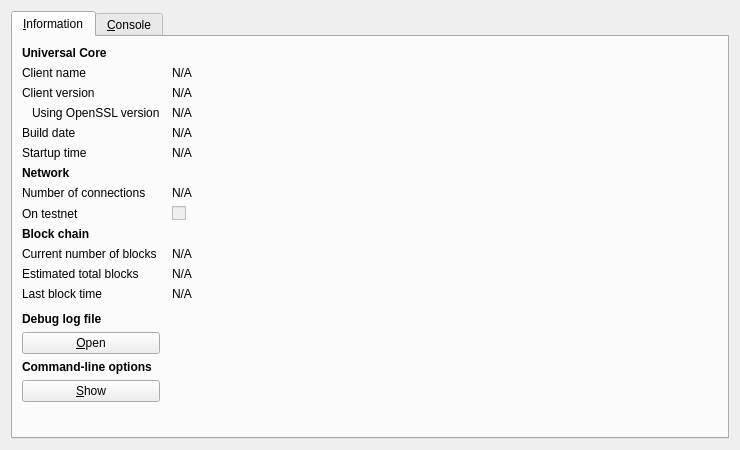
<?xml version="1.0" encoding="UTF-8"?>
<ui version="4.0">
 <class>RPCConsole</class>
 <widget class="QDialog" name="RPCConsole">
  <property name="geometry">
   <rect>
    <x>0</x>
    <y>0</y>
    <width>740</width>
    <height>450</height>
   </rect>
  </property>
  <property name="windowTitle">
   <string>Universal - Debug window</string>
  </property>
  <layout class="QVBoxLayout" name="verticalLayout_2">
   <item>
    <widget class="QTabWidget" name="tabWidget">
     <property name="currentIndex">
      <number>0</number>
     </property>
     <widget class="QWidget" name="tab_info">
      <attribute name="title">
       <string>&amp;Information</string>
      </attribute>
      <layout class="QGridLayout" name="gridLayout" columnstretch="0,1">
       <property name="horizontalSpacing">
        <number>12</number>
       </property>
       <item row="0" column="0">
        <widget class="QLabel" name="label_9">
         <property name="font">
          <font>
           <weight>75</weight>
           <bold>true</bold>
          </font>
         </property>
         <property name="text">
          <string>Universal Core</string>
         </property>
        </widget>
       </item>
       <item row="1" column="0">
        <widget class="QLabel" name="label_5">
         <property name="text">
          <string>Client name</string>
         </property>
        </widget>
       </item>
       <item row="1" column="1">
        <widget class="QLabel" name="clientName">
         <property name="cursor">
          <cursorShape>IBeamCursor</cursorShape>
         </property>
         <property name="text">
          <string>N/A</string>
         </property>
         <property name="textFormat">
          <enum>Qt::PlainText</enum>
         </property>
         <property name="textInteractionFlags">
          <set>Qt::LinksAccessibleByMouse|Qt::TextSelectableByKeyboard|Qt::TextSelectableByMouse</set>
         </property>
        </widget>
       </item>
       <item row="2" column="0">
        <widget class="QLabel" name="label_6">
         <property name="text">
          <string>Client version</string>
         </property>
        </widget>
       </item>
       <item row="2" column="1">
        <widget class="QLabel" name="clientVersion">
         <property name="cursor">
          <cursorShape>IBeamCursor</cursorShape>
         </property>
         <property name="text">
          <string>N/A</string>
         </property>
         <property name="textFormat">
          <enum>Qt::PlainText</enum>
         </property>
         <property name="textInteractionFlags">
          <set>Qt::LinksAccessibleByMouse|Qt::TextSelectableByKeyboard|Qt::TextSelectableByMouse</set>
         </property>
        </widget>
       </item>
       <item row="3" column="0">
        <widget class="QLabel" name="label_14">
         <property name="text">
          <string>Using OpenSSL version</string>
         </property>
         <property name="indent">
          <number>10</number>
         </property>
        </widget>
       </item>
       <item row="3" column="1">
        <widget class="QLabel" name="openSSLVersion">
         <property name="cursor">
          <cursorShape>IBeamCursor</cursorShape>
         </property>
         <property name="text">
          <string>N/A</string>
         </property>
         <property name="textFormat">
          <enum>Qt::PlainText</enum>
         </property>
         <property name="textInteractionFlags">
          <set>Qt::LinksAccessibleByMouse|Qt::TextSelectableByKeyboard|Qt::TextSelectableByMouse</set>
         </property>
        </widget>
       </item>
       <item row="4" column="0">
        <widget class="QLabel" name="label_12">
         <property name="text">
          <string>Build date</string>
         </property>
        </widget>
       </item>
       <item row="4" column="1">
        <widget class="QLabel" name="buildDate">
         <property name="cursor">
          <cursorShape>IBeamCursor</cursorShape>
         </property>
         <property name="text">
          <string>N/A</string>
         </property>
         <property name="textFormat">
          <enum>Qt::PlainText</enum>
         </property>
         <property name="textInteractionFlags">
          <set>Qt::LinksAccessibleByMouse|Qt::TextSelectableByKeyboard|Qt::TextSelectableByMouse</set>
         </property>
        </widget>
       </item>
       <item row="5" column="0">
        <widget class="QLabel" name="label_13">
         <property name="text">
          <string>Startup time</string>
         </property>
        </widget>
       </item>
       <item row="5" column="1">
        <widget class="QLabel" name="startupTime">
         <property name="cursor">
          <cursorShape>IBeamCursor</cursorShape>
         </property>
         <property name="text">
          <string>N/A</string>
         </property>
         <property name="textFormat">
          <enum>Qt::PlainText</enum>
         </property>
         <property name="textInteractionFlags">
          <set>Qt::LinksAccessibleByMouse|Qt::TextSelectableByKeyboard|Qt::TextSelectableByMouse</set>
         </property>
        </widget>
       </item>
       <item row="6" column="0">
        <widget class="QLabel" name="label_11">
         <property name="font">
          <font>
           <weight>75</weight>
           <bold>true</bold>
          </font>
         </property>
         <property name="text">
          <string>Network</string>
         </property>
        </widget>
       </item>
       <item row="7" column="0">
        <widget class="QLabel" name="label_7">
         <property name="text">
          <string>Number of connections</string>
         </property>
        </widget>
       </item>
       <item row="7" column="1">
        <widget class="QLabel" name="numberOfConnections">
         <property name="cursor">
          <cursorShape>IBeamCursor</cursorShape>
         </property>
         <property name="text">
          <string>N/A</string>
         </property>
         <property name="textFormat">
          <enum>Qt::PlainText</enum>
         </property>
         <property name="textInteractionFlags">
          <set>Qt::LinksAccessibleByMouse|Qt::TextSelectableByKeyboard|Qt::TextSelectableByMouse</set>
         </property>
        </widget>
       </item>
       <item row="8" column="0">
        <widget class="QLabel" name="label_8">
         <property name="text">
          <string>On testnet</string>
         </property>
        </widget>
       </item>
       <item row="8" column="1">
        <widget class="QCheckBox" name="isTestNet">
         <property name="enabled">
          <bool>false</bool>
         </property>
         <property name="text">
          <string/>
         </property>
        </widget>
       </item>
       <item row="9" column="0">
        <widget class="QLabel" name="label_10">
         <property name="font">
          <font>
           <weight>75</weight>
           <bold>true</bold>
          </font>
         </property>
         <property name="text">
          <string>Block chain</string>
         </property>
        </widget>
       </item>
       <item row="10" column="0">
        <widget class="QLabel" name="label_3">
         <property name="text">
          <string>Current number of blocks</string>
         </property>
        </widget>
       </item>
       <item row="10" column="1">
        <widget class="QLabel" name="numberOfBlocks">
         <property name="cursor">
          <cursorShape>IBeamCursor</cursorShape>
         </property>
         <property name="text">
          <string>N/A</string>
         </property>
         <property name="textFormat">
          <enum>Qt::PlainText</enum>
         </property>
         <property name="textInteractionFlags">
          <set>Qt::LinksAccessibleByMouse|Qt::TextSelectableByKeyboard|Qt::TextSelectableByMouse</set>
         </property>
        </widget>
       </item>
       <item row="11" column="0">
        <widget class="QLabel" name="label_4">
         <property name="text">
          <string>Estimated total blocks</string>
         </property>
        </widget>
       </item>
       <item row="11" column="1">
        <widget class="QLabel" name="totalBlocks">
         <property name="cursor">
          <cursorShape>IBeamCursor</cursorShape>
         </property>
         <property name="text">
          <string>N/A</string>
         </property>
         <property name="textFormat">
          <enum>Qt::PlainText</enum>
         </property>
         <property name="textInteractionFlags">
          <set>Qt::LinksAccessibleByMouse|Qt::TextSelectableByKeyboard|Qt::TextSelectableByMouse</set>
         </property>
        </widget>
       </item>
       <item row="12" column="0">
        <widget class="QLabel" name="label_2">
         <property name="text">
          <string>Last block time</string>
         </property>
        </widget>
       </item>
       <item row="12" column="1">
        <widget class="QLabel" name="lastBlockTime">
         <property name="cursor">
          <cursorShape>IBeamCursor</cursorShape>
         </property>
         <property name="text">
          <string>N/A</string>
         </property>
         <property name="textFormat">
          <enum>Qt::PlainText</enum>
         </property>
         <property name="textInteractionFlags">
          <set>Qt::LinksAccessibleByMouse|Qt::TextSelectableByKeyboard|Qt::TextSelectableByMouse</set>
         </property>
        </widget>
       </item>
       <item row="13" column="0">
        <spacer name="verticalSpacer_2">
         <property name="orientation">
          <enum>Qt::Vertical</enum>
         </property>
         <property name="sizeHint" stdset="0">
          <size>
           <width>20</width>
           <height>20</height>
          </size>
         </property>
        </spacer>
       </item>
       <item row="14" column="0">
        <widget class="QLabel" name="labelDebugLogfile">
         <property name="font">
          <font>
           <weight>75</weight>
           <bold>true</bold>
          </font>
         </property>
         <property name="text">
          <string>Debug log file</string>
         </property>
        </widget>
       </item>
       <item row="15" column="0">
        <widget class="QPushButton" name="openDebugLogfileButton">
         <property name="toolTip">
          <string>Open the Universal debug log file from the current data directory. This can take a few seconds for large log files.</string>
         </property>
         <property name="text">
          <string>&amp;Open</string>
         </property>
         <property name="autoDefault">
          <bool>false</bool>
         </property>
        </widget>
       </item>
       <item row="16" column="0">
        <widget class="QLabel" name="labelCLOptions">
         <property name="font">
          <font>
           <weight>75</weight>
           <bold>true</bold>
          </font>
         </property>
         <property name="text">
          <string>Command-line options</string>
         </property>
        </widget>
       </item>
       <item row="17" column="0">
        <widget class="QPushButton" name="showCLOptionsButton">
         <property name="toolTip">
          <string>Show the Universal-Qt help message to get a list with possible Universal command-line options.</string>
         </property>
         <property name="text">
          <string>&amp;Show</string>
         </property>
         <property name="autoDefault">
          <bool>false</bool>
         </property>
        </widget>
       </item>
       <item row="18" column="0">
        <spacer name="verticalSpacer">
         <property name="orientation">
          <enum>Qt::Vertical</enum>
         </property>
         <property name="sizeHint" stdset="0">
          <size>
           <width>20</width>
           <height>40</height>
          </size>
         </property>
        </spacer>
       </item>
      </layout>
     </widget>
     <widget class="QWidget" name="tab_console">
      <attribute name="title">
       <string>&amp;Console</string>
      </attribute>
      <layout class="QVBoxLayout" name="verticalLayout_3">
       <property name="spacing">
        <number>3</number>
       </property>
       <item>
        <widget class="QTextEdit" name="messagesWidget">
         <property name="minimumSize">
          <size>
           <width>0</width>
           <height>100</height>
          </size>
         </property>
         <property name="readOnly">
          <bool>true</bool>
         </property>
         <property name="tabKeyNavigation" stdset="0">
          <bool>false</bool>
         </property>
         <property name="columnCount" stdset="0">
          <number>2</number>
         </property>
        </widget>
       </item>
       <item>
        <layout class="QHBoxLayout" name="horizontalLayout">
         <property name="spacing">
          <number>3</number>
         </property>
         <item>
          <widget class="QLabel" name="label">
           <property name="text">
            <string notr="true">&gt;</string>
           </property>
          </widget>
         </item>
         <item>
          <widget class="QLineEdit" name="lineEdit"/>
         </item>
         <item>
          <widget class="QPushButton" name="clearButton">
           <property name="maximumSize">
            <size>
             <width>24</width>
             <height>24</height>
            </size>
           </property>
           <property name="toolTip">
            <string>Clear console</string>
           </property>
           <property name="text">
            <string/>
           </property>
           <property name="icon">
            <iconset resource="../bitcoin.qrc">
             <normaloff>:/icons/remove</normaloff>:/icons/remove</iconset>
           </property>
           <property name="shortcut">
            <string notr="true">Ctrl+L</string>
           </property>
           <property name="autoDefault">
            <bool>false</bool>
           </property>
          </widget>
         </item>
        </layout>
       </item>
      </layout>
     </widget>
    </widget>
   </item>
  </layout>
 </widget>
 <resources>
  <include location="../bitcoin.qrc"/>
 </resources>
 <connections/>
</ui>
